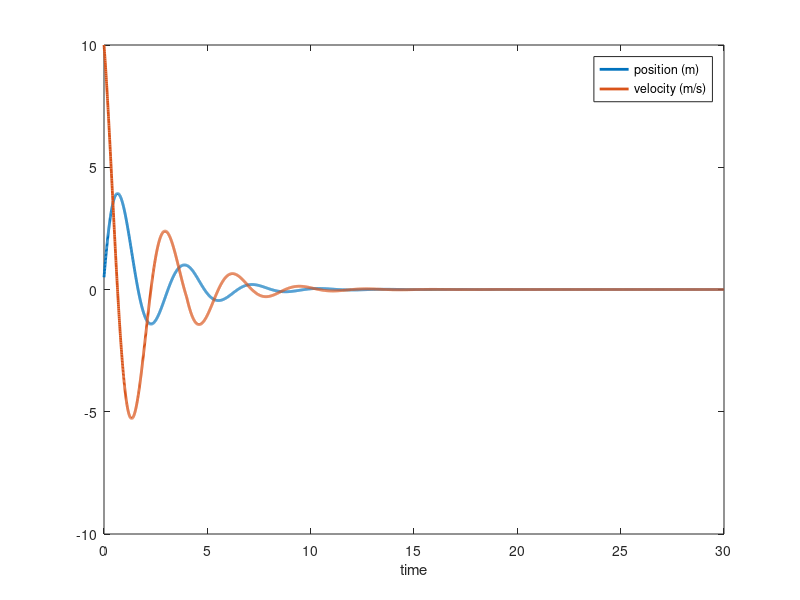

This figure's MATLAB source:
tmax = 30;
t = linspace(0,tmax,5001);
dt = t(2)-t(1);

k = 4;
b=1;
m=1;
x = [0.5;10];
f = zeros(size(t));
f(t<4)=1;
A = [1 dt; -k/m*dt 1-b/m*dt];

xsave = zeros(2,length(t));
for n=1:length(t)
% Save the solution
xsave(:,n) = x;
% Advance time by 1 step
x = A*x + [0; f(n)/m*dt];
end
plot(t, xsave,'linewidth',2);
legend('position (m)','velocity (m/s)');
xlabel('time');

